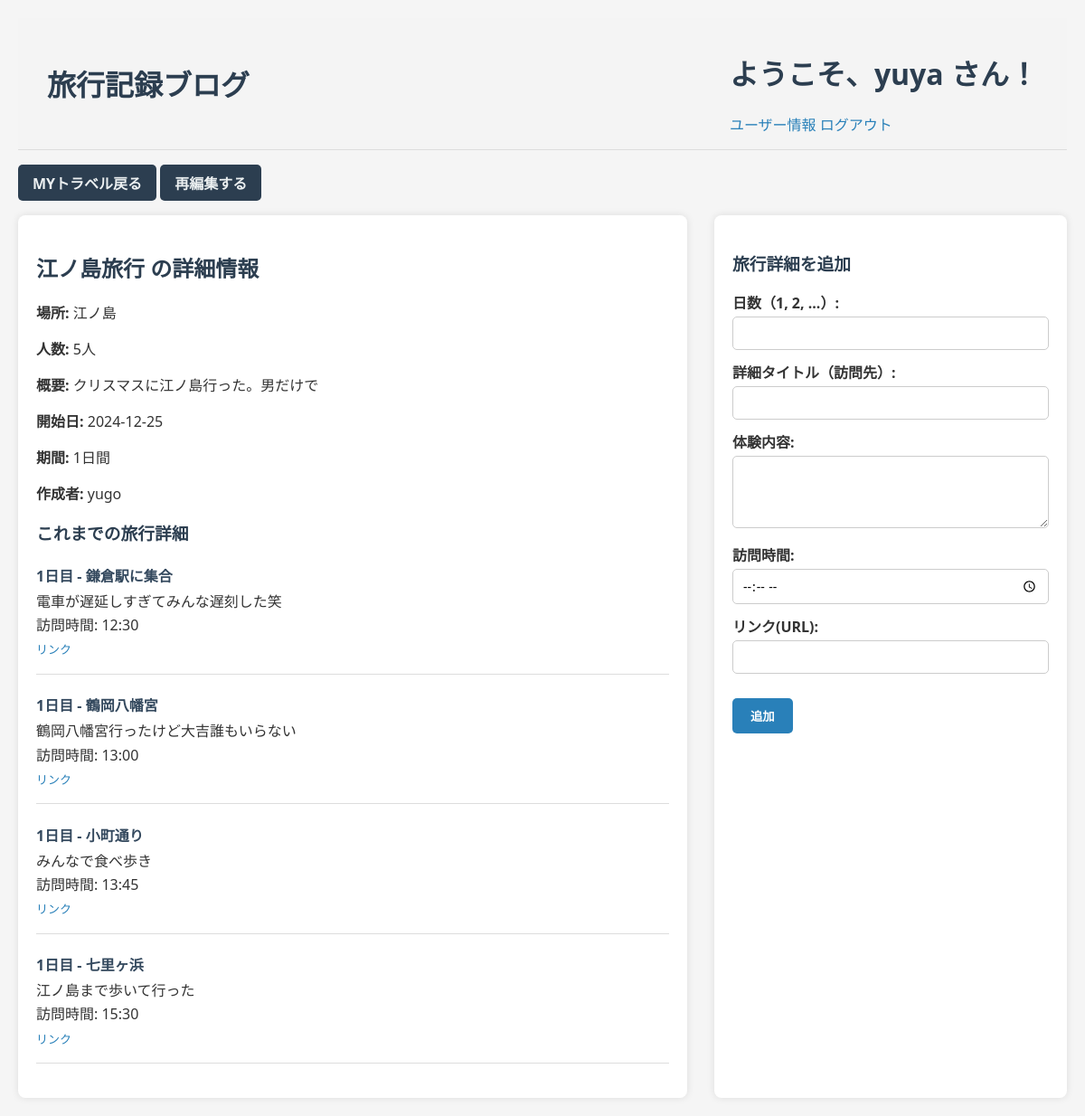
The page /travel/2/details (signed in) on the database its author committed.
### tables this page shows
CREATE TABLE travel_data (
    id INTEGER PRIMARY KEY AUTOINCREMENT,
    t_title TEXT NOT NULL,
    t_location TEXT NOT NULL,
    human_number INTEGER NOT NULL,
    overview TEXT,
    start_date DATE NOT NULL,  -- 開始日
    end_date DATE NOT NULL,    -- 終了日
    image_path TEXT,
    u_id INTEGER NOT NULL,
    FOREIGN KEY(u_id) REFERENCES users_table(id)
);

CREATE TABLE users_table (
    id INTEGER PRIMARY KEY AUTOINCREMENT,
    u_name TEXT NOT NULL,
    email TEXT UNIQUE NOT NULL,
    password_hash TEXT NOT NULL,
    created_at TIMESTAMP DEFAULT CURRENT_TIMESTAMP
);

CREATE TABLE travel_details (
    id INTEGER PRIMARY KEY AUTOINCREMENT,                    -- 自動連番
    travel_data_id INTEGER NOT NULL,                           -- 親の旅行情報のID
    detail_name TEXT NOT NULL,                                 -- 小タイトル（訪問先）
    detail_text TEXT,                                          -- 具体的な体験内容
    day_number INTEGER NOT NULL,                               -- 「旅行開始日から何日目か」（1日目, 2日目…）
    visit_time TIME,                                           -- 「その日の何時に訪れたか」（時間のみ）
    location_url TEXT,                                         -- 任意のリンク（Google Mapsなど）
    FOREIGN KEY(travel_data_id) REFERENCES travel_data(id)     -- 外部キー
);

### routes/travel_details_input.py (the view, shortened to what this page needs)
@travel_details_input_bp.route('/travel/<int:travel_id>/details')
def travel_details(travel_id):
    if 'user_id' not in session:
        flash("ログインしてください")
        return redirect(url_for('login.login'))
    user_id = session['user_id']
    username = session.get('username', 'ゲスト')
    conn = sqlite3.connect('app.db')
    conn.row_factory = sqlite3.Row
    cursor = conn.cursor()
    cursor.execute("""
        SELECT travel_data.*, users_table.u_name AS username
        FROM travel_data
        JOIN users_table ON travel_data.u_id = users_table.id
        WHERE travel_data.id = ?
    """, (travel_id,))
    travel = cursor.fetchone()
    if not travel:
        conn.close()
        flash("指定された旅行は存在しません。")
        return redirect(url_for('my_travel.my_travel'))
    cursor.execute("""
        SELECT * FROM travel_details
        WHERE travel_data_id = ?
        ORDER BY day_number, visit_time
    """, (travel_id,))
    travel_details = cursor.fetchall()
    conn.close()
    try:
        start_date = datetime.strptime(travel['start_date'], "%Y-%m-%d")
        end_date = datetime.strptime(travel['end_date'], "%Y-%m-%d")
        duration_days = (end_date - start_date).days + 1
    except Exception:
        duration_days = "不明"
    travel_dict = dict(travel)
    travel_dict['duration_days'] = duration_days
    return render_template(
        'travel_details_input.html',
        travel=travel_dict,
        travel_details=travel_details,
        username=username
    )

### templates/travel_details_input.html (shortened to what this page needs)
<!DOCTYPE html>
<html lang="ja">
<head>
  <link rel="stylesheet" href="{{ url_for('static', filename='travel_details_input.css') }}">
</head>
<body>
    <div class="header-top">
        <h1 class="welcome-msg">旅行記録ブログ</h1>
        <div class="user-actions">
            <h1 class="welcome-msg">ようこそ、{{ username }} さん！</h1>
            <a href="{{ url_for('users_data.users_data') }}">ユーザー情報</a>
            <a href="{{ url_for('auth.logout') }}">ログアウト</a>
        </div>
    </div>
    <a href="{{ url_for('my_travel.my_travel') }}" class="my-travel-back-link">MYトラベル戻る</a>
    <a href="{{ url_for('edit.edit', travel_id=travel.id) }}" class="my-travel-back-link">再編集する</a>
    <div class="container">
      <div class="left-panel">
        <h2>{{ travel.t_title }} の詳細情報</h2>
        <p><strong>場所:</strong> {{ travel.t_location }}</p>
        <p><strong>人数:</strong> {{ travel.human_number }}人</p>
        <p><strong>概要:</strong> {{ travel.overview }}</p>
        <p><strong>開始日:</strong> {{ travel.start_date }}</p>
        <p><strong>期間:</strong> {{ travel.duration_days }}日間</p>
        <p><strong>作成者:</strong> {{ travel.username }}</p>
        <h3>これまでの旅行詳細</h3>
        {% for detail in travel_details %}
          <div class="detail-item">
            <h4>{{ detail.day_number }}日目 - {{ detail.detail_name }}</h4>
            <p>{{ detail.detail_text }}</p>
            <p>訪問時間: {{ detail.visit_time }}</p>
            <p><a href="{{ detail.location_url }}" target="_blank">リンク</a></p>
          </div>
        {% else %}
          <p>まだ詳細はありません。</p>
        {% endfor %}
      </div>
      <div class="right-panel">
        <h3>旅行詳細を追加</h3>
        <form action="{{ url_for('travel_details_input.add_travel_detail', travel_id=travel.id) }}" method="POST">
          <label>日数（1, 2, ...）:<input type="number" name="day_number" min="1" required></label>
          <label>詳細タイトル（訪問先）:<input type="text" name="detail_name" required></label>
          <label>体験内容:<textarea name="detail_text"></textarea></label>
          <label>訪問時間:<input type="time" name="visit_time"></label>
          <label>リンク(URL):<input type="url" name="location_url"></label>
          <button type="submit">追加</button>
        </form>
      </div>
    </div>
  </body>
</html>

### static/travel_details_input.css (style rules this page uses)
body { font-family: 'Segoe UI', Tahoma, Geneva, Verdana, sans-serif; margin: 20px; background-color: #f5f5f5; color: #333; }
.container { display: flex; gap: 30px; }
.left-panel { flex: 2; background-color: #fff; padding: 20px; border-radius: 8px; box-shadow: 0 0 8px rgba(0,0,0,0.1); max-height: 80vh; overflow-y: auto; }
.right-panel { flex: 1; background-color: #fff; padding: 20px; border-radius: 8px; box-shadow: 0 0 8px rgba(0,0,0,0.1); max-height: 80vh; overflow-y: auto; }
h1, h2, h3, h4 { color: #2c3e50; }
a { color: #2980b9; text-decoration: none; }
form label { display: block; margin-bottom: 12px; font-weight: 600; }
form input[type="number"], form input[type="text"], form input[type="time"], form input[type="url"], form textarea { width: 100%; padding: 8px 10px; margin-top: 4px; border: 1px solid #ccc; border-radius: 5px; box-sizing: border-box; font-size: 14px; font-family: inherit; resize: vertical; }
form textarea { min-height: 80px; }
form button { margin-top: 15px; padding: 10px 20px; background-color: #2980b9; border: none; color: white; font-weight: 700; border-radius: 5px; cursor: pointer; transition: background-color 0.3s ease; }
.detail-item { margin-bottom: 18px; padding-bottom: 12px; border-bottom: 1px solid #ddd; }
.detail-item h4 { margin-bottom: 6px; color: #34495e; }
.detail-item p { margin: 4px 0; line-height: 1.4; }
.detail-item a { font-size: 13px; }
.header-top { display: flex; justify-content: space-between; align-items: center; padding: 1rem 2rem; background-color: #f4f4f4; border-bottom: 1px solid #ddd; }
.my-travel-back-link { display: inline-block; background-color: #2c3e50; color: #ecf0f1; text-decoration: none; font-weight: bold; padding: 0.5rem 1rem; border-radius: 5px; transition: background-color 0.3s ease; margin: 1rem 0; }

### rows shown on the page
travel_data: t_title "江ノ島旅行", t_location "江ノ島", human_number "5", overview "クリスマスに江ノ島行った。男だけで", start_date "2024-12-25"
users_table: username "yugo"
travel_details: day_number "1", detail_name "鎌倉駅に集合", detail_text "電車が遅延しすぎてみんな遅刻した笑", visit_time "12:30"
travel_details: day_number "1", detail_name "鶴岡八幡宮", detail_text "鶴岡八幡宮行ったけど大吉誰もいらない", visit_time "13:00"
travel_details: day_number "1", detail_name "小町通り", detail_text "みんなで食べ歩き", visit_time "13:45"
travel_details: day_number "1", detail_name "七里ヶ浜", detail_text "江ノ島まで歩いて行った", visit_time "15:30"

### other values the page prints
{{ username }} "yuya"
{{ travel.duration_days }} "1"
